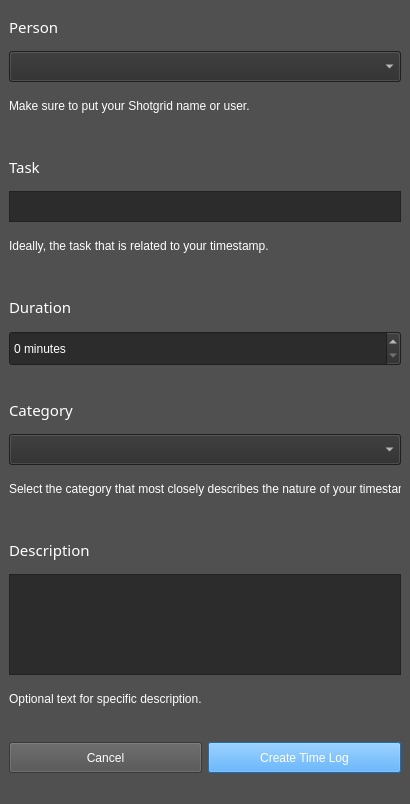
<?xml version="1.0" encoding="UTF-8"?>
<ui version="4.0">
 <class>MainWindow</class>
 <widget class="QMainWindow" name="MainWindow">
  <property name="geometry">
   <rect>
    <x>0</x>
    <y>0</y>
    <width>410</width>
    <height>804</height>
   </rect>
  </property>
  <property name="minimumSize">
   <size>
    <width>410</width>
    <height>804</height>
   </size>
  </property>
  <property name="palette">
   <palette>
    <active>
     <colorrole role="Button">
      <brush brushstyle="SolidPattern">
       <color alpha="255">
        <red>80</red>
        <green>80</green>
        <blue>80</blue>
       </color>
      </brush>
     </colorrole>
     <colorrole role="Base">
      <brush brushstyle="SolidPattern">
       <color alpha="255">
        <red>80</red>
        <green>80</green>
        <blue>80</blue>
       </color>
      </brush>
     </colorrole>
     <colorrole role="Window">
      <brush brushstyle="SolidPattern">
       <color alpha="255">
        <red>80</red>
        <green>80</green>
        <blue>80</blue>
       </color>
      </brush>
     </colorrole>
    </active>
    <inactive>
     <colorrole role="Button">
      <brush brushstyle="SolidPattern">
       <color alpha="255">
        <red>80</red>
        <green>80</green>
        <blue>80</blue>
       </color>
      </brush>
     </colorrole>
     <colorrole role="Base">
      <brush brushstyle="SolidPattern">
       <color alpha="255">
        <red>80</red>
        <green>80</green>
        <blue>80</blue>
       </color>
      </brush>
     </colorrole>
     <colorrole role="Window">
      <brush brushstyle="SolidPattern">
       <color alpha="255">
        <red>80</red>
        <green>80</green>
        <blue>80</blue>
       </color>
      </brush>
     </colorrole>
    </inactive>
    <disabled>
     <colorrole role="Button">
      <brush brushstyle="SolidPattern">
       <color alpha="255">
        <red>80</red>
        <green>80</green>
        <blue>80</blue>
       </color>
      </brush>
     </colorrole>
     <colorrole role="Base">
      <brush brushstyle="SolidPattern">
       <color alpha="255">
        <red>80</red>
        <green>80</green>
        <blue>80</blue>
       </color>
      </brush>
     </colorrole>
     <colorrole role="Window">
      <brush brushstyle="SolidPattern">
       <color alpha="255">
        <red>80</red>
        <green>80</green>
        <blue>80</blue>
       </color>
      </brush>
     </colorrole>
    </disabled>
   </palette>
  </property>
  <property name="windowTitle">
   <string>MainWindow</string>
  </property>
  <property name="autoFillBackground">
   <bool>false</bool>
  </property>
  <property name="styleSheet">
   <string notr="true">background-color: rgb(80, 80, 80);</string>
  </property>
  <property name="animated">
   <bool>true</bool>
  </property>
  <widget class="QWidget" name="centralwidget">
   <layout class="QVBoxLayout" name="verticalLayout_2">
    <item>
     <layout class="QVBoxLayout" name="verticalLayout">
      <item>
       <widget class="QLabel" name="label">
        <property name="minimumSize">
         <size>
          <width>61</width>
          <height>16</height>
         </size>
        </property>
        <property name="font">
         <font>
          <family>Quicksand</family>
          <pointsize>11</pointsize>
          <weight>50</weight>
          <bold>false</bold>
         </font>
        </property>
        <property name="styleSheet">
         <string notr="true">color: rgb(255, 255, 255);</string>
        </property>
        <property name="text">
         <string>Person</string>
        </property>
       </widget>
      </item>
      <item>
       <widget class="QComboBox" name="comboBox_2">
        <property name="minimumSize">
         <size>
          <width>331</width>
          <height>31</height>
         </size>
        </property>
        <property name="styleSheet">
         <string notr="true">background-color: rgb(44, 44, 44);
font: 8pt &quot;Quicksand&quot;;
color: rgb(255, 255, 255);</string>
        </property>
       </widget>
      </item>
      <item>
       <widget class="QLabel" name="label_3">
        <property name="styleSheet">
         <string notr="true">color: rgb(255, 255, 255);</string>
        </property>
        <property name="text">
         <string>Make sure to put your Shotgrid name or user.</string>
        </property>
       </widget>
      </item>
      <item>
       <spacer name="horizontalSpacer">
        <property name="orientation">
         <enum>Qt::Horizontal</enum>
        </property>
        <property name="sizeHint" stdset="0">
         <size>
          <width>40</width>
          <height>20</height>
         </size>
        </property>
       </spacer>
      </item>
      <item>
       <widget class="QLabel" name="label_4">
        <property name="minimumSize">
         <size>
          <width>61</width>
          <height>16</height>
         </size>
        </property>
        <property name="font">
         <font>
          <family>Quicksand</family>
          <pointsize>11</pointsize>
          <weight>50</weight>
          <bold>false</bold>
         </font>
        </property>
        <property name="styleSheet">
         <string notr="true">color: rgb(255, 255, 255);</string>
        </property>
        <property name="text">
         <string>Task</string>
        </property>
       </widget>
      </item>
      <item>
       <widget class="QTextEdit" name="textEdit_2">
        <property name="minimumSize">
         <size>
          <width>0</width>
          <height>31</height>
         </size>
        </property>
        <property name="maximumSize">
         <size>
          <width>16777215</width>
          <height>31</height>
         </size>
        </property>
        <property name="styleSheet">
         <string notr="true">background-color: rgb(44, 44, 44);
font: 8pt &quot;Quicksand&quot;;
color: rgb(255, 255, 255);
</string>
        </property>
       </widget>
      </item>
      <item>
       <widget class="QLabel" name="label_5">
        <property name="styleSheet">
         <string notr="true">color: rgb(255, 255, 255);</string>
        </property>
        <property name="text">
         <string>Ideally, the task that is related to your timestamp.</string>
        </property>
       </widget>
      </item>
      <item>
       <spacer name="horizontalSpacer_2">
        <property name="orientation">
         <enum>Qt::Horizontal</enum>
        </property>
        <property name="sizeHint" stdset="0">
         <size>
          <width>40</width>
          <height>20</height>
         </size>
        </property>
       </spacer>
      </item>
      <item>
       <widget class="QLabel" name="label_6">
        <property name="minimumSize">
         <size>
          <width>61</width>
          <height>16</height>
         </size>
        </property>
        <property name="font">
         <font>
          <family>Quicksand</family>
          <pointsize>11</pointsize>
          <weight>50</weight>
          <bold>false</bold>
         </font>
        </property>
        <property name="styleSheet">
         <string notr="true">color: rgb(255, 255, 255);</string>
        </property>
        <property name="text">
         <string>Duration</string>
        </property>
       </widget>
      </item>
      <item>
       <widget class="QSpinBox" name="spinBox">
        <property name="sizePolicy">
         <sizepolicy hsizetype="Minimum" vsizetype="Preferred">
          <horstretch>0</horstretch>
          <verstretch>0</verstretch>
         </sizepolicy>
        </property>
        <property name="styleSheet">
         <string notr="true">background-color: rgb(44, 44, 44);
font: 8pt &quot;Quicksand&quot;;
color: rgb(255, 255, 255);</string>
        </property>
        <property name="suffix">
         <string> minutes</string>
        </property>
        <property name="maximum">
         <number>5000</number>
        </property>
       </widget>
      </item>
      <item>
       <spacer name="horizontalSpacer_3">
        <property name="orientation">
         <enum>Qt::Horizontal</enum>
        </property>
        <property name="sizeHint" stdset="0">
         <size>
          <width>40</width>
          <height>20</height>
         </size>
        </property>
       </spacer>
      </item>
      <item>
       <widget class="QLabel" name="label_7">
        <property name="minimumSize">
         <size>
          <width>81</width>
          <height>21</height>
         </size>
        </property>
        <property name="font">
         <font>
          <family>Quicksand</family>
          <pointsize>11</pointsize>
          <weight>50</weight>
          <bold>false</bold>
         </font>
        </property>
        <property name="styleSheet">
         <string notr="true">color: rgb(255, 255, 255);</string>
        </property>
        <property name="text">
         <string>Category</string>
        </property>
       </widget>
      </item>
      <item>
       <widget class="QComboBox" name="comboBox">
        <property name="minimumSize">
         <size>
          <width>331</width>
          <height>31</height>
         </size>
        </property>
        <property name="styleSheet">
         <string notr="true">background-color: rgb(44, 44, 44);
font: 8pt &quot;Quicksand&quot;;
color: rgb(255, 255, 255);</string>
        </property>
       </widget>
      </item>
      <item>
       <widget class="QLabel" name="label_9">
        <property name="styleSheet">
         <string notr="true">color: rgb(255, 255, 255);</string>
        </property>
        <property name="text">
         <string>Select the category that most closely describes the nature of your timestamp.</string>
        </property>
       </widget>
      </item>
      <item>
       <spacer name="horizontalSpacer_4">
        <property name="orientation">
         <enum>Qt::Horizontal</enum>
        </property>
        <property name="sizeHint" stdset="0">
         <size>
          <width>40</width>
          <height>20</height>
         </size>
        </property>
       </spacer>
      </item>
      <item>
       <widget class="QLabel" name="label_8">
        <property name="minimumSize">
         <size>
          <width>91</width>
          <height>21</height>
         </size>
        </property>
        <property name="font">
         <font>
          <family>Quicksand</family>
          <pointsize>11</pointsize>
          <weight>50</weight>
          <bold>false</bold>
         </font>
        </property>
        <property name="styleSheet">
         <string notr="true">color: rgb(255, 255, 255);</string>
        </property>
        <property name="text">
         <string>Description</string>
        </property>
       </widget>
      </item>
      <item>
       <widget class="QTextEdit" name="textEdit_4">
        <property name="minimumSize">
         <size>
          <width>0</width>
          <height>101</height>
         </size>
        </property>
        <property name="maximumSize">
         <size>
          <width>16777215</width>
          <height>101</height>
         </size>
        </property>
        <property name="styleSheet">
         <string notr="true">background-color: rgb(44, 44, 44);
font: 8pt &quot;Quicksand&quot;;
color: rgb(255, 255, 255);</string>
        </property>
       </widget>
      </item>
      <item>
       <widget class="QLabel" name="label_2">
        <property name="styleSheet">
         <string notr="true">color: rgb(255, 255, 255);</string>
        </property>
        <property name="text">
         <string>Optional text for specific description.</string>
        </property>
       </widget>
      </item>
      <item>
       <spacer name="horizontalSpacer_5">
        <property name="orientation">
         <enum>Qt::Horizontal</enum>
        </property>
        <property name="sizeHint" stdset="0">
         <size>
          <width>40</width>
          <height>20</height>
         </size>
        </property>
       </spacer>
      </item>
      <item>
       <layout class="QHBoxLayout" name="horizontalLayout_2">
        <item>
         <layout class="QHBoxLayout" name="horizontalLayout_3"/>
        </item>
        <item>
         <widget class="QPushButton" name="pushButton_2">
          <property name="minimumSize">
           <size>
            <width>61</width>
            <height>31</height>
           </size>
          </property>
          <property name="styleSheet">
           <string notr="true">background-color: rgb(80, 80, 80);
font: 8pt &quot;Quicksand&quot;;
color: rgb(255, 255, 255);</string>
          </property>
          <property name="text">
           <string>Cancel</string>
          </property>
         </widget>
        </item>
        <item>
         <widget class="QPushButton" name="pushButton">
          <property name="minimumSize">
           <size>
            <width>111</width>
            <height>31</height>
           </size>
          </property>
          <property name="styleSheet">
           <string notr="true">background-color: rgb(41, 152, 255);
font: 8pt &quot;Quicksand&quot;;
color: rgb(255, 255, 255);</string>
          </property>
          <property name="text">
           <string>Create Time Log</string>
          </property>
         </widget>
        </item>
       </layout>
      </item>
     </layout>
    </item>
   </layout>
  </widget>
  <widget class="QStatusBar" name="statusbar"/>
 </widget>
 <resources/>
 <connections/>
</ui>
